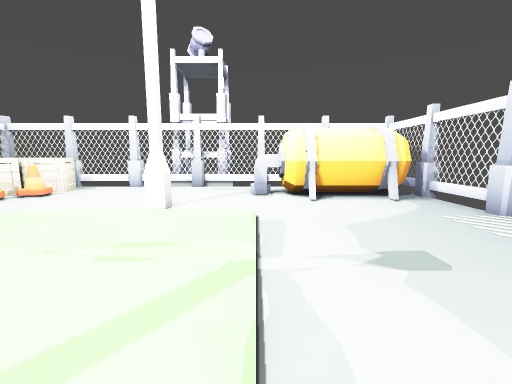
View 1 (above)

14 first-person views from a walk through a 3-D level made in the Godot game engine. The camera is 1.3 m above the floor, tilts 8° down and sees 90° across. The floor is counted in squares, 1 m on a side. Each view is taken from the middle of a square. On the plan, view 1 faces up. The plan holds only what a view shows up to about 13 squares ahead; the rest is blank. The place goes on beyond the plan. Some surface patterns are stand-ins.

View 2
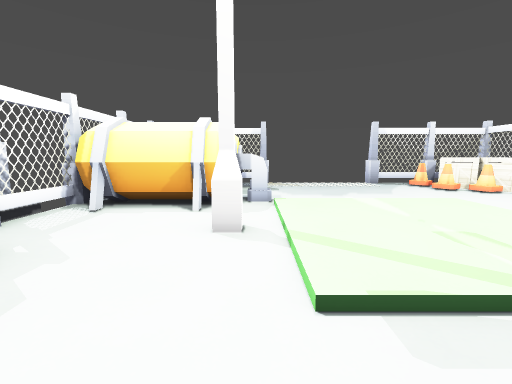

View 3
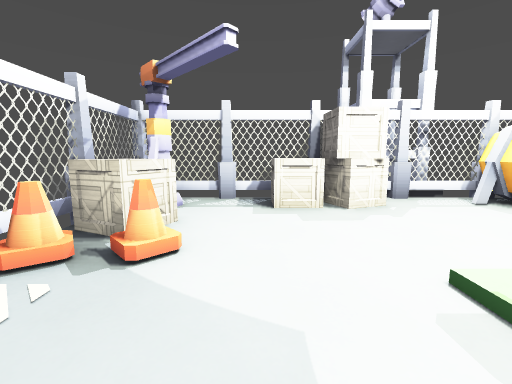

View 4
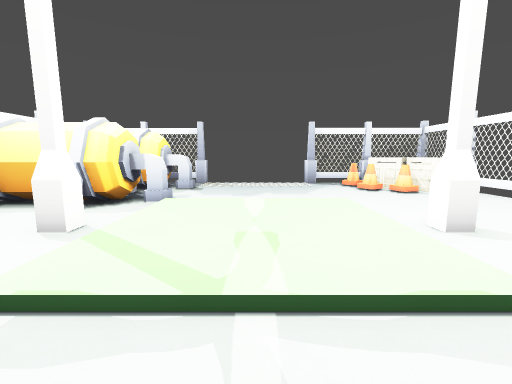

View 5
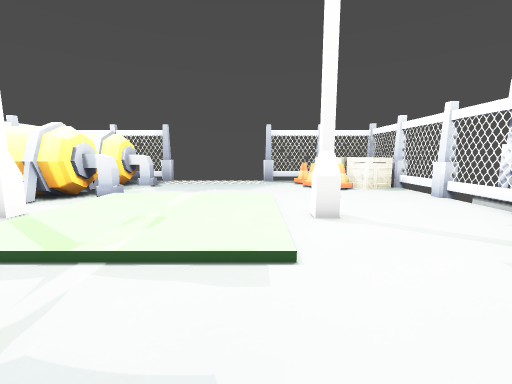

View 6
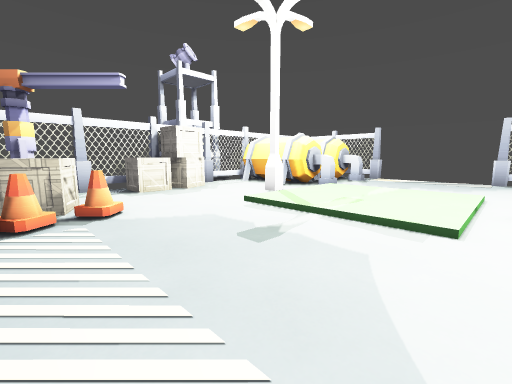

View 7
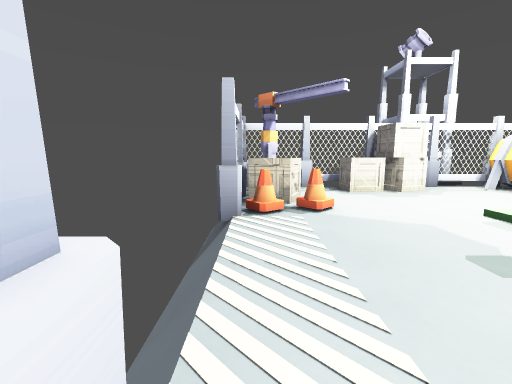

View 8
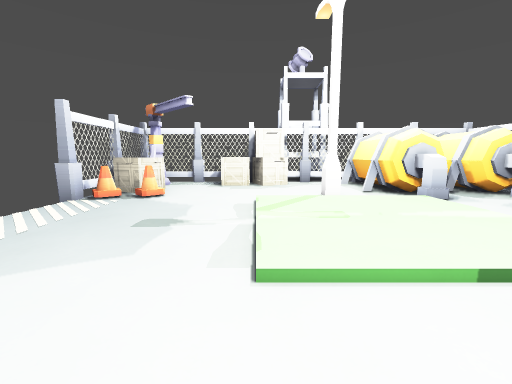

View 9
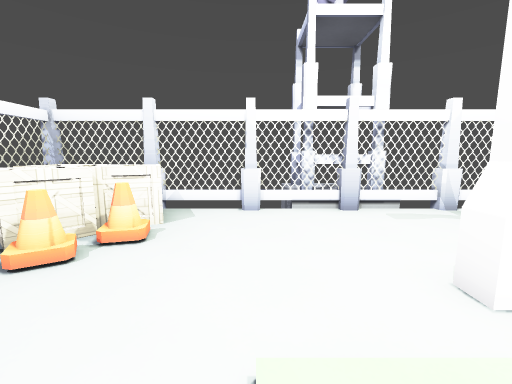

View 10
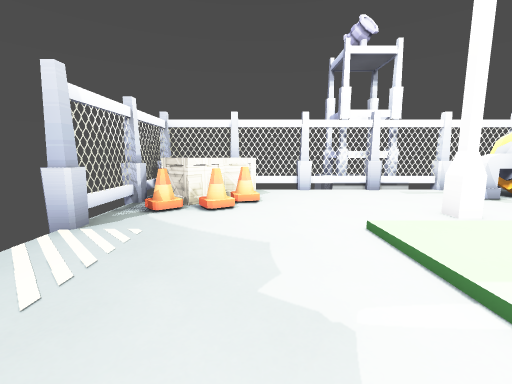

View 11
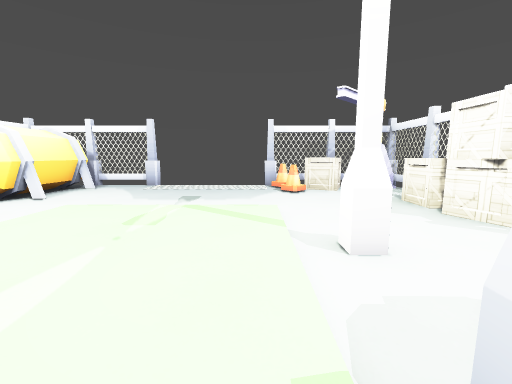

View 12
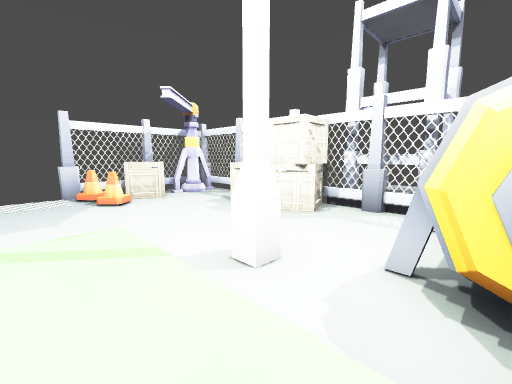

View 13
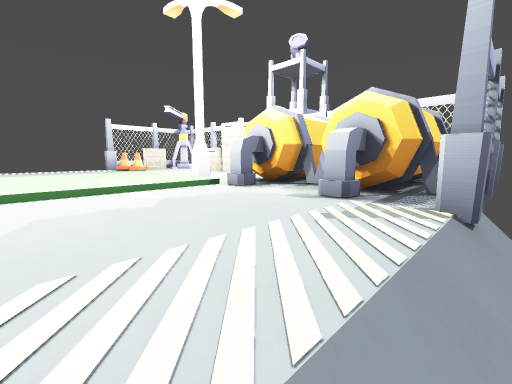

View 14
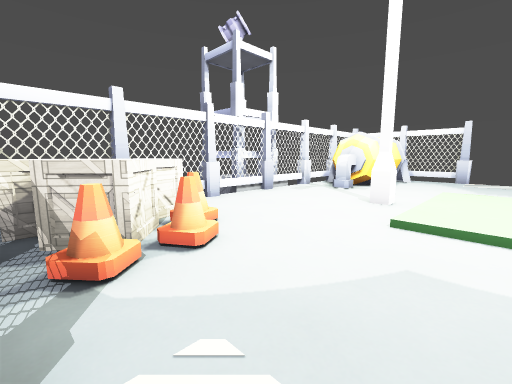

### Floor plan
Key: @ floor where view 1 was taken; # wall or solid block; . main floor; : floor 0.25 m higher than the main floor; / step, stairs or slope; ^ raised ledge; C crate; N cone; S streetlight; R crane; O other object.
Columns run from 11 left of view 1 to 6 right of it. Each row starts with its distance up from view 1.
 11 #############
 10 #CCOC.......#
  9 #CCCC......^#
  8 ##CNN.......######
  7 ##N.....S........#
  6  #...............#
  5 /...../::::/...../
  4 /...../::::/...../
  3 /...../::::/...../
  2 /...../::::/...../
  1 /...../::::/...../
  0  #.#./^.S..@...NN#
 -1  ###.##........CC#
 -2   #####........CC#
 -3      ##....C....R#
 -4       ##..CCC..RR#
 -5       ############

Positions as (right, up) in squares from view 1, and headings:
1: (0, 0), facing up
2: (2, 0), facing left
3: (2, 3), facing down
4: (2, 3), facing left
5: (3, 5), facing left
6: (5, 6), facing down-left
7: (5, 6), facing down
8: (0, 8), facing down
9: (-5, 4), facing up
10: (-7, 1), facing up
11: (-6, 1), facing right
12: (-5, 2), facing down-right
13: (-11, 5), facing down-right
14: (-10, 4), facing up-right
